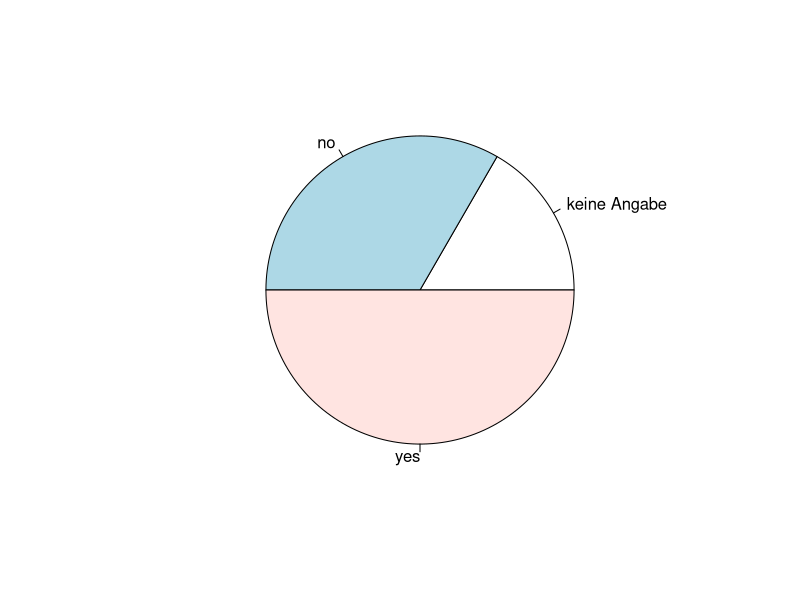

The R script that drew this image:
#######################################
#        R-Basic Tutorial I-III       #
#   Solution for "Übungsaufgabe.docx" #
#       CIPom @ Charité Edition       #
#                 by                  #
#       Steffen Schwerdtfeger         # 
#              12.2024                #
#######################################

# DAS SCRIPT KANN HIER VON OBEN NACH UNTEN IN EINEM ZUG KOMPLETT AUSGEFÜHRT WERDEN
# d.h. alles markieren (ALT+SHIFT oder CMD+SHIFT), dann ALT/CMD+ENTER...
# Selbiges gilt nicht für die Tut-Scipte (zumindest nicht getestet). Es gilt aber
# auch für alle Fließtextartikel auf https://journal.medicine.berlinexchange.de/statosphere 


### SCRIPT ENTHÄLT EINE WEITERE KURZE ÜBUNGSAUFGABE MIT LÖSUNG!!! 
  

# Load Data:
daten = read.csv("Uebungsaufgabe.csv") # Automatically in format data.frame!!
daten # execute line or mark name of an object to show content in console,
      # or, recall, use print(daten) to "print" the content of 
      # an object in the console


# Add missing measurement value:
daten$measurement_sysRR[9] = 122


# Load dplyr to use its filter() function (another function called filter() is masked):
# install.packages(dplyr)
library(dplyr)

# Filter the table to obtain two tables given either t1 or t2 in the column "time"
# (from 14x4 to 7x4x2, scheme row x col x number of tables):
t1 = filter(daten, time == "t1")
t1
t2 = filter(daten, time == "t2")
t2

# Perform paired/dependent t-test: Note that input is t.test(t2,t1,paired=TRUE):
result_t_test = t.test(t2$measurement_sysRR, t1$measurement_sysRR, paired = TRUE)
result_t_test

# Check if result is significant and relevant - 
# recall CI are CI of (standardized) diff. in mean! if 0 is entailed in the span,
# the effect size is either at +/-1.96, which means that no matter the sample size
# the result will be both significant and relevant, or if it entails zero in  
# that span, it means it may not be significant, depending on the sample size
# in t/z-value = (sample_mean-pop_mean)/sd_pop/sqrt(sample_size_n), but it may be
# relevant, depending on the actual non-standardized difference in means and the
# respective context. 

# Power Analysis:
# install.packages("pwr")
library(pwr)
pwr.t.test(d = .5, sig.level = .05, power = .8, type = "paired") 


# Look at the unique values:
unique(daten$fam)

# Change NA to "keine Angabe":
daten$fam[which(is.na(daten$fam) == TRUE)] = "keine Angabe"

# Change "ys", "y" and "ja" to "yes":
daten$fam[which(daten$fam == "ys")] = "yes"
daten$fam[which(daten$fam == "y")] = "yes"
daten$fam[which(daten$fam == "ja")] = "yes"

# Alternative with for loop:
yes = c("ys", "y", "ja")
for(i in 1:length(yes)){
  daten$fam[which(daten$fam == yes[i])] = "yes"  
} # End for i

# Change "noo" and "n" to "no":
daten$fam[which(daten$fam == "noo")] = "no"
daten$fam[which(daten$fam == "n")] = "no"

# Plot pie table of the column "fam":
pie(table(daten$fam)) 

# Frequencies of each option (first filter for either t1 or t2, since entries are redundant
# in the table "daten"!!!):
frequencies = filter(daten, time == "t1")
table(frequencies$fam)

# Check in Console if table is fully cleaned...
daten 
# ... if so, then export cleaned data set:
write.csv(daten, "export_daten.csv")

# > daten 
#    patient_id time measurement_sysRR          fam
# 1           1   t1               130          yes
# 2           1   t2               122          yes
# 3           2   t1               132           no
# 4           2   t2               123           no
# 5           3   t1               133 keine Angabe
# 6           3   t2               121 keine Angabe
# 7           4   t1               129           no
# 8           4   t2               125           no
# 9           5   t1               122           no
# 10          5   t2               119           no
# 11          6   t1               134          yes
# 12          6   t2               127          yes
# 13          7   t1               140 keine Angabe
# 14          7   t2               125 keine Angabe
# 15          8   t1               135          yes
# 16          8   t2               128          yes
# 17          9   t1               129          yes
# 18          9   t2               122          yes
# 19         10   t1               140           no
# 20         10   t2               128           no
# 21         11   t1               134          yes
# 22         11   t2               122          yes
# 23         12   t1               144          yes
# 24         12   t2               130          yes



  
############################  
########### BONUS EXERCISE!

# Reformat the table such that the sysRR for t1 and t2 has an extra column:

# Filter now cleaned data set: 
t1 = filter(daten, time == "t1")
t2 = filter(daten, time == "t2")

# One way to do so would be cbind() each of the columns of t1 and only sysRR from t2
# and add a empty row called RRdiff:
RRdiff = c(0)
sysRR_t1 = t1$measurement_sysRR
sysRR_t2 = t2$measurement_sysRR
fam = t1$fam
patient_id = t1$patient_id
reformat = as.data.frame(cbind(patient_id, sysRR_t1, sysRR_t2, fam, RRdiff))

# Add sysRR difference in new column:
for(i in 1:length(reformat[,1])){
  reformat$RRdiff[i] = as.numeric(reformat$sysRR_t2[i]) - as.numeric(reformat$sysRR_t1[i])
} # End for i

# View results: 
reformat
# > reformat
#    patient_id sysRR_t1 sysRR_t2          fam RRdiff
# 1           1      130      122          yes     -8
# 2           2      132      123           no     -9
# 3           3      133      121 keine Angabe    -12
# 4           4      129      125           no     -4
# 5           5      122      119           no     -3
# 6           6      134      127          yes     -7
# 7           7      140      125 keine Angabe    -15
# 8           8      135      128          yes     -7
# 9           9      129      122          yes     -7
# 10         10      140      128           no    -12
# 11         11      134      122          yes    -12
# 12         12      144      130          yes    -14

# You want to know how many people have a RR diff over or equal to 10.
# You can work with the abs() function for the absolut value:
diff_10plus = reformat[abs(as.numeric(reformat$RRdiff)) >= 10,]
# patient_id sysRR_t1 sysRR_t2          fam RRdiff
# 3           3      133      121 keine Angabe    -12
# 7           7      140      125 keine Angabe    -15
# 10         10      140      128           no    -12
# 11         11      134      122          yes    -12
# 12         12      144      130          yes    -14

length(diff_10plus[,1])
# [1] 5
# => five patient_ids with RR difference >=10




#################################################################################
#### WEITERES Beispiel für einen sogenannte "nested for loop", d.h. for loop, die
#### eine for loop enthält:

# Für die Auswertung eines Fragebogens ist es Usus fehlende Antworten
# mit dem Mittelwert aller Antworten des Probanden zu ersetzen.  
# Antwort = irgendein ausgewählter Skalenwert für eine Frage...

# Warum macht man das? Bisher noch keine Erklärung gefunden/gesucht, aber
# sehr gutes Beispiel!!


# WICHTIG HIER: BEISPIEL FÜR TABELLE MIT ZWEI KRITERIEN GELÖST IN EINER 
# NESTED FOR LOOP (LOOP in einer LOOP): 


# Data frame
x = data.frame(cbind(c(1,NA,3),c(1,2,3), c(4,3,3)))
# > x
#   X1 X2 X3
# 1  1  1  4
# 2 NA  2  3
# 3  3  3  3


# Empty vector for results:
result = c()
for(i in 1:length(x[,1])){
  line = x[i,] 
  result[i] = mean(line[!is.na(line)]) # Löscht NA aus dem Vektor und errechnet mean.
  for(j in 1:length(line)){            # (Nested for loop) über die Zeileneinträge
    if(is.na(line[j])==TRUE){          # und wenn Eintrag ein NA,
      x[i,j] = result[i]               # dann wird dieser Eintrag durch den mean der Zeile ersetzt
    } # End if
  } # End for j
} # End for i

# Look at result in console:
print(x)

# In Zeile 1 war ein NA, im Rest der Zeile eine 2+3, sodass der Mittelwert 
# auch 2.5...Wie man sehen kann wurde das NA mit dem entsprechendem 
# Mittelwert der Zeile ersetzt. 

# > x
#    X1 X2 X3
# 1 1.0  1  4
# 2 2.5  2  3
# 3 3.0  3  3
